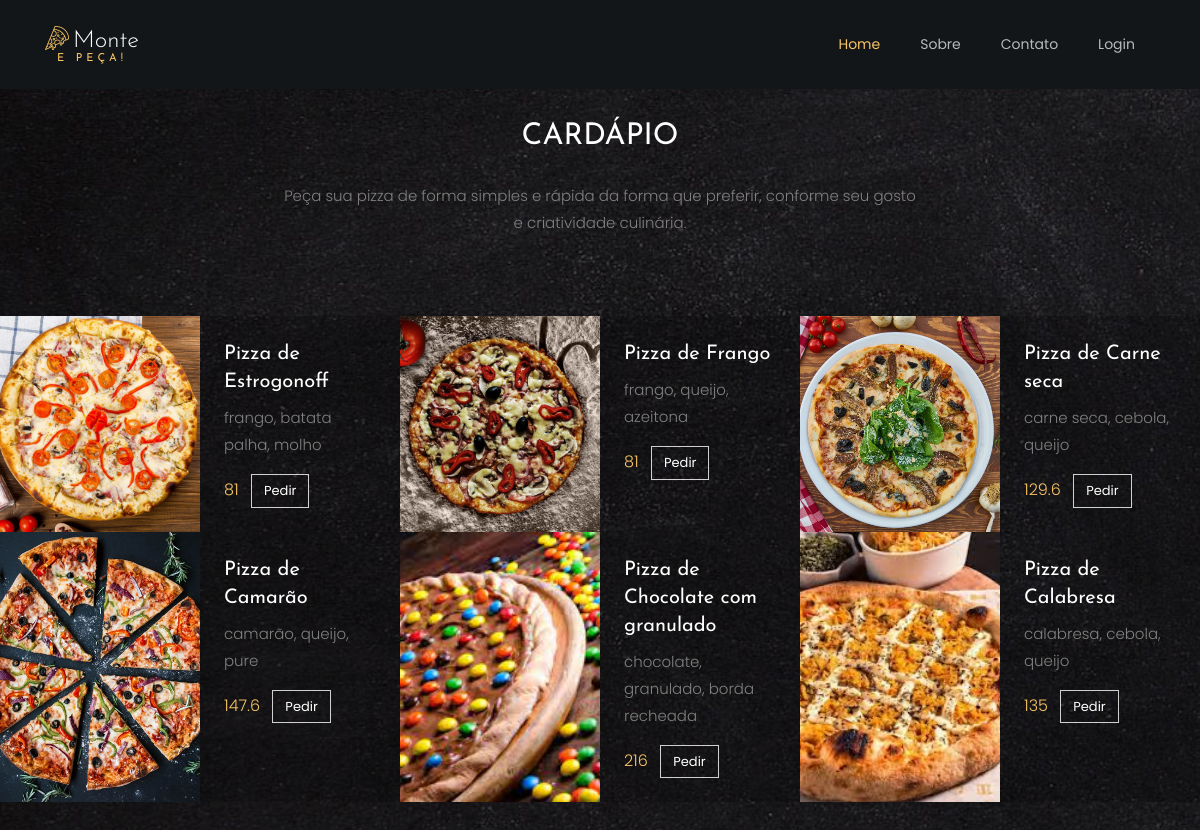
Screenshot of /index.php?link=6 with the database file from the repository.
### tables this page shows
CREATE TABLE `produtos` (
  `id` int(11) NOT NULL,
  `descricao` varchar(100) NOT NULL,
  `ingredientes` varchar(200) NOT NULL,
  `quantidade` int(11) NOT NULL,
  `valorcusto` decimal(12,2) NOT NULL,
  `foto` varchar(20) NOT NULL
);

### controller/produto.controller.php (called while the page is built, shortened)
<?php
	require_once 'service/produto.service.php';
	require_once 'conexao/conexao.php';
	@$acao = isset($_GET['acao'])? $_GET['acao']:$acao;
	if($acao == 'recuperar'){
		$produto = new Produto();
		$conexao = new Conexao();
		$produtoService = new ProdutoService($produto, $conexao);
		$produto= $produtoService->recuperar();
	}

### conexao/conexao.php (called while the page is built, shortened)
<?php
    class Conexao{
        private $host ='localhost';
        private $dbname ='Pizzaria';
        private $user ='root';
        private $pass ='';
        public function conectar(){
            try{
                $conexao = new PDO(
                    "mysql:host=$this->host;dbname=$this->dbname",
                    "$this->user",
                    "$this->pass"
                );
                return $conexao;
            }catch(PDOException $e){
                echo $e->getMessage();
            }
        }
    }
?>

### service/produto.service.php (called while the page is built, shortened)
<?php
class ProdutoService{
	private $conexao;
	public function __construct(Produto $produto, Conexao $conexao){
		$this->conexao= $conexao->conectar();
	}
	public function recuperar(){
		$query = 'select id, descricao, valorcusto, ingredientes, quantidade, foto
				  from produtos';
		$stmt=$this->conexao->prepare($query);
		$stmt->execute();
		return $stmt->fetchALL(PDO::FETCH_OBJ);
	}
}

### produto.controller.php (called while the page is built)
<?php require_once "controller/produto.controller.php"; ?>

### produtoPizza2.php (the view, shortened to what this page needs)
<?php
require_once 'produto.controller.php';
?>
<div class="container">
    <div class="row justify-content-center mb-5 pb-3">
        <div class="col-md-7 heading-section ftco-animate text-center"><br>
            <h2 class="mb-4">Cardápio</h2>
            <p>Peça sua pizza de forma simples e rápida da forma que preferir, conforme seu gosto e criatividade culinária.</p>
        </div>
    </div>
</div>
<div class="container-wrap">
    <div class="row no-gutters d-flex">
        <?php foreach ($produto as $indice => $produto) { ?>
                <div class="col-lg-4 d-flex ftco-animate">
                    <div class="services-wrap d-flex">
                        <a href="#" class="img" style="background-image: url(fotoProduto/<?= $produto->foto; ?>);"></a>
                        <div class="text p-4">
                            <h3>
                                <?= $produto->descricao; ?>
                            </h3>
                            <p>
                                <?= $produto->ingredientes; ?>
                            </p>
                            <p class="price"><span>
                                    <?= $produto->valorcusto * 1.8; ?>
                                </span> <a href="index.php?link=7&id_produto=<?=$produto->id;?>&valorvenda=<?=$produto->valorcusto * 1.8;?>&imagem=<?=$produto->foto;?>&descricao=<?=$produto->descricao?>" class="ml-2 btn btn-white btn-outline-white">Pedir</a></p>
                        </div>
                    </div>
                </div>
        <?php } ?>
    </div>
</div>

### index.php (shortened to what this page needs)
<!DOCTYPE html>
<html lang="en">
  <head>
    <link rel="stylesheet" href="css/open-iconic-bootstrap.min.css">
    <link rel="stylesheet" href="css/animate.css">
    <link rel="stylesheet" href="css/owl.carousel.min.css">
    <link rel="stylesheet" href="css/owl.theme.default.min.css">
    <link rel="stylesheet" href="css/magnific-popup.css">
    <link rel="stylesheet" href="css/aos.css">
    <link rel="stylesheet" href="css/ionicons.min.css">
    <link rel="stylesheet" href="css/bootstrap-datepicker.css">
    <link rel="stylesheet" href="css/jquery.timepicker.css">
    <link rel="stylesheet" href="css/flaticon.css">
    <link rel="stylesheet" href="css/icomoon.css">
    <link rel="stylesheet" href="css/style.css">
  </head>
  <body>
  	<nav class="navbar navbar-expand-lg navbar-dark ftco_navbar bg-dark ftco-navbar-light" id="ftco-navbar">
	    <div class="container">
		      <a class="navbar-brand" href="index.php"><span class="flaticon-pizza-1 mr-1"></span>Monte<br><small>e Peça!</small></a>
	      <div class="collapse navbar-collapse" id="ftco-nav">
	        <ul class="navbar-nav ml-auto">
	          <li class="nav-item active"><a href="index.php?link=1" class="nav-link">Home</a></li>
	          <li class="nav-item"><a href="sobre.php" class="nav-link">Sobre</a></li>
	          <li class="nav-item"><a href="contato.php" class="nav-link">Contato</a></li>
            <?php if(isset($_SESSION['usuarioLogado'])) { ?>
              <li class="nav-item"><a href="index.php?link=9" class="nav-link">Cadastro de Usuário</a></li>
              <li class="nav-item"><a href="index.php?link=5" class="nav-link">Área restrita</a></li>
              <li class="nav-item"><a href="index.php?link=10&acao=sair" class="nav-link">Sair</a></li>
              <?php }else{ ?>
            <li class="nav-item"><a href="index.php?link=11" class="nav-link">Login</a></li>
            <?php } ?>
	        </ul>
	      </div>
		  </div>
	  </nav>
    <div class="">
        <?php
          $link = @$_GET['link'];
          $pag[1]='principal.php';
          $pag[2]='sobre.php';
          $pag[3]='cadproduto.php';
          $pag[4]='produto.controller.php';
		      $pag[5]='areaRestrita.php';
          $pag[6]='produtoPizza2.php';
          $pag[7]='produtos.php';
          $pag[8]='carrinho.controller.php';
          $pag[9]='formCadUsuario.php';
          $pag[10]='usuario.controller.php';
          $pag[11]='formLoginUsuario.php';
          if(!empty($link)){
            if(file_exists($pag[$link])){
              include $pag[$link];
            }
          }else{
            trim(include 'principal.php');
          }
     ?>
  </body>
</html>

### rows the page displays
produtos: foto (picture), descricao "Pizza de Estrogonoff", ingredientes "frango, batata palha, molho", $produto->valorcusto*1.8 "81"
produtos: foto (picture), descricao "Pizza de Frango", ingredientes "frango, queijo, azeitona", $produto->valorcusto*1.8 "81"
produtos: foto (picture), descricao "Pizza de Carne seca", ingredientes "carne seca, cebola, queijo", $produto->valorcusto*1.8 "129.6"
produtos: foto (picture), descricao "Pizza de Camarão", ingredientes "camarão, queijo, pure", $produto->valorcusto*1.8 "147.6"
produtos: foto (picture), descricao "Pizza de Chocolate com granulado", ingredientes "chocolate, granulado, borda recheada", $produto->valorcusto*1.8 "216"
produtos: foto (picture), descricao "Pizza de Calabresa", ingredientes "calabresa, cebola, queijo", $produto->valorcusto*1.8 "135"
